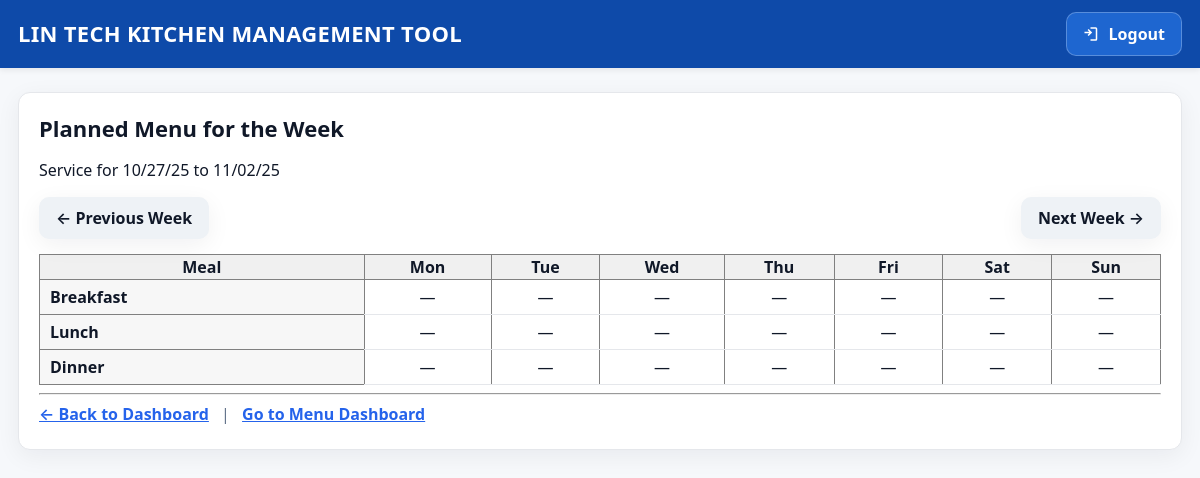
Page /menu/planned (signed in) on the earlier database version.
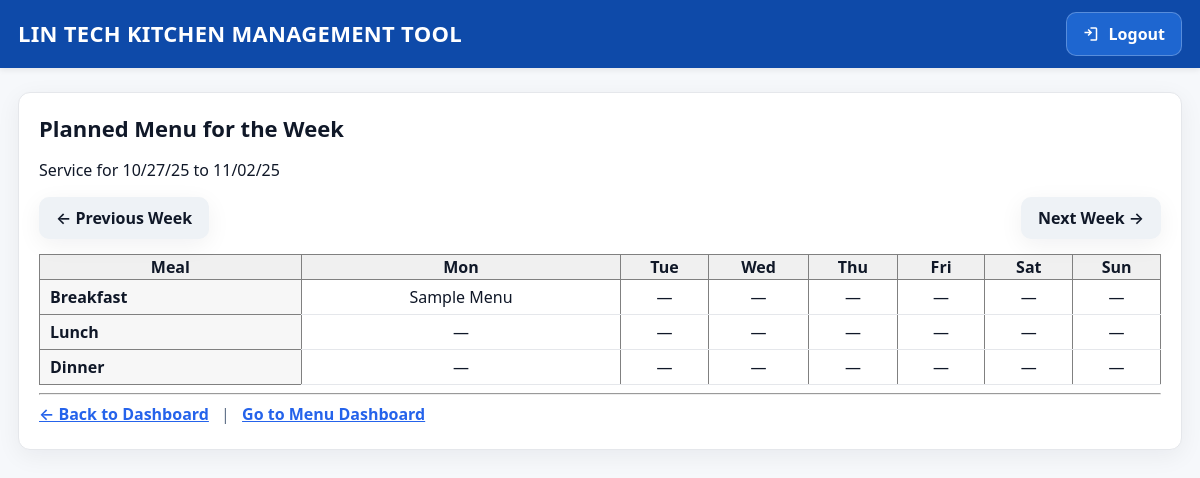
Same page on the later database version.
### models.py (models this page shows, shortened)
class Menu(db.Model):
    __tablename__ = "menu"
    id = db.Column(db.Integer, primary_key=True)
    meal_type = db.Column(db.String(50), nullable=False)  # Breakfast, Lunch, Dinner
    title = db.Column(db.String(150), nullable=False)
    description = db.Column(db.Text)
    ingredients = relationship("MenuIngredient", backref="menu", cascade="all, delete-orphan")

### app.py (the view)
    @app.route("/menu/planned")
    @login_required
    def planned_menus():
        try:
            offset = int(request.args.get("offset", 0))
        except Exception:
            offset = 0
        today = date.today()
        current_monday = today - timedelta(days=today.weekday())
        week_start = current_monday + timedelta(weeks=offset)
        week_end = week_start + timedelta(days=6)
        dows = ["Mon", "Tue", "Wed", "Thu", "Fri", "Sat", "Sun"]
        days = [{"dow": dows[i], "date": (week_start + timedelta(days=i))} for i in range(7)]
        schedules = (
            MenuSchedule.query
            .filter(MenuSchedule.date >= week_start,
                    MenuSchedule.date <= week_end)
            .order_by(MenuSchedule.date.asc(), MenuSchedule.meal_type.asc())
            .all()
        )
        grouped = defaultdict(lambda: defaultdict(list))
        menu_title_cache = {}
        def menu_title(mid):
            if mid in menu_title_cache:
                return menu_title_cache[mid]
            m = Menu.query.get(mid) if mid else None
            title = m.title if m else "(untitled)"
            menu_title_cache[mid] = title
            return title
        for s in schedules:
            grouped[s.date][s.meal_type].append({
                "id": s.id,
                "menu_title": menu_title(s.menu_id)
            })
        prev_url = url_for("planned_menus", offset=offset-1)
        next_url = url_for("planned_menus", offset=offset+1)
        return render_template(
            "planned_menu_week.html",
            grouped=grouped,
            week_start=week_start,
            week_end=week_end,
            days=days,
            prev_url=prev_url,
            next_url=next_url,
            offset=offset
        )

### templates/planned_menu_week.html (shortened to what this page needs)
{% extends "base.html" %}
{% block content %}
<div class="card" style="padding:20px;">
  <h2 style="margin-bottom:10px;">Planned Menu for the Week</h2>
  <p>
    Service for {{ week_start.strftime('%m/%d/%y') }} to {{ week_end.strftime('%m/%d/%y') }}
  </p>
  <div style="display:flex; justify-content:space-between; margin:15px 0;">
    <a class="btn btn-secondary" href="{{ prev_url }}">← Previous Week</a>
    <a class="btn btn-secondary" href="{{ next_url }}">Next Week →</a>
  </div>
  <table border="1" width="100%" style="border-collapse:collapse; text-align:center;">
    <tr>
      <th style="background:#f0f0f0;">Meal</th>
      {% for d in days %}
        <th style="background:#f0f0f0;">{{ d.dow }}</th>
      {% endfor %}
    </tr>
    {% set meals = ["Breakfast", "Lunch", "Dinner"] %}
    {% for meal in meals %}
      <tr>
        <th style="background:#f7f7f7; text-align:left; padding:6px 10px;">{{ meal }}</th>
        {% for d in days %}
          {% set day_obj = d.date %}
          <td style="padding:6px 8px;">
            {% set items = grouped.get(day_obj, {}).get(meal, []) %}
            {% if items and items|length > 0 %}
              {% for it in items %}
                <div>{{ it.menu_title }}</div>
              {% endfor %}
            {% else %}
              &mdash;
            {% endif %}
          </td>
        {% endfor %}
      </tr>
    {% endfor %}
  </table>
<hr class="my-4">
<div class="bottom-links">
  <a href="{{ url_for('dashboard') }}" class="back-link">← Back to Dashboard</a>
  <span class="sep">|</span>
  <a href="{{ url_for('menu_hub') }}" class="back-link">Go to Menu Dashboard</a>
</div>
{% endblock %}

Differences in the rows shown:
added Menu: menu_title "Sample Menu"
